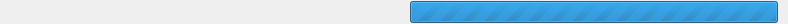
<?xml version="1.0" encoding="UTF-8"?>
<ui version="4.0">
 <class>StatusBarWidget</class>
 <widget class="QWidget" name="StatusBarWidget">
  <property name="geometry">
   <rect>
    <x>0</x>
    <y>0</y>
    <width>788</width>
    <height>24</height>
   </rect>
  </property>
  <property name="sizePolicy">
   <sizepolicy hsizetype="Expanding" vsizetype="Preferred">
    <horstretch>0</horstretch>
    <verstretch>0</verstretch>
   </sizepolicy>
  </property>
  <property name="minimumSize">
   <size>
    <width>0</width>
    <height>24</height>
   </size>
  </property>
  <property name="maximumSize">
   <size>
    <width>16777215</width>
    <height>24</height>
   </size>
  </property>
  <property name="windowTitle">
   <string>Form</string>
  </property>
  <property name="styleSheet">
   <string notr="true">QToolButton{
	background-color:  rgba( 0, 0, 0, 0 );
	border: 1px solid  rgba( 0, 0, 0, 0 );
	margin: 0, 0, 0, 0;
	padding: 0, 0, 0, 0, ;
}
QToolButton:hover{
	background-color: rgba( 0, 0, 0, 30 );
}


 QComboBox {
    /* padding: 1px 1px 1px 1px;
    min-width: 6em;*/
	background-color: rgba( 0,0,0,0 );
	color: black;
 }

 QComboBox:editable {
 }

 QComboBox:!editable, QComboBox::drop-down:editable {
	background-color: qlineargradient(x1: 0, y1: 0, x2: 0, y2: 1,
                                  stop: 0 #E1E1E1, stop: 0.4 #DDDDDD,
                                  stop: 0.5 #D8D8D8, stop: 1.0 #D3D3D3);
 }

 /* QComboBox gets the &quot;on&quot; state when the popup is open */
 QComboBox:!editable:on, QComboBox::drop-down:editable:on {
     background: qlineargradient(x1: 0, y1: 0, x2: 0, y2: 1,
                                 stop: 0 #D3D3D3, stop: 0.4 #D8D8D8,
                                 stop: 0.5 #DDDDDD, stop: 1.0 #E1E1E1);
 }

 QComboBox:on { /* shift the text when the popup opens */
 }

 QComboBox::drop-down {
     subcontrol-origin: padding;
     subcontrol-position: top right;
    /* width: 16px;*/
     border-top-right-radius: 2px;
     border-bottom-right-radius: 2px;
 }

 QComboBox::down-arrow {
     image: url(&quot;:/Images/Arrow.png&quot;);
 }

 QComboBox::down-arrow:on { /* shift the arrow when popup is open */
     top: 0px;
     left: 0px;
 }
QComboBox::icon{
	border: 1px solid rgba( 0, 0, 0, 0 );
}

QWidget#label_values_ {
	background-color: rgba(50, 50, 50, 30 );
	border-radius: 3px;
    border: 1px solid  rgb( 150, 150, 150 );
}

QWidget#actives_{
	background-color: rgba(50, 50, 50, 30 );
	border-radius: 3px;
    border: 1px solid  rgb( 150, 150, 150 );
}

QFrame#line{
	background-color: rgb(150,150,150);
}

</string>
  </property>
  <layout class="QHBoxLayout" name="horizontalLayout_11">
   <property name="leftMargin">
    <number>0</number>
   </property>
   <property name="topMargin">
    <number>0</number>
   </property>
   <property name="rightMargin">
    <number>0</number>
   </property>
   <property name="bottomMargin">
    <number>0</number>
   </property>
   <item>
    <widget class="QWidget" name="log_button_panel" native="true">
     <property name="sizePolicy">
      <sizepolicy hsizetype="Fixed" vsizetype="Fixed">
       <horstretch>0</horstretch>
       <verstretch>0</verstretch>
      </sizepolicy>
     </property>
     <property name="minimumSize">
      <size>
       <width>20</width>
       <height>20</height>
      </size>
     </property>
     <property name="maximumSize">
      <size>
       <width>20</width>
       <height>20</height>
      </size>
     </property>
     <property name="font">
      <font/>
     </property>
     <layout class="QHBoxLayout" name="horizontalLayout_8">
      <property name="spacing">
       <number>0</number>
      </property>
      <property name="leftMargin">
       <number>0</number>
      </property>
      <property name="topMargin">
       <number>0</number>
      </property>
      <property name="rightMargin">
       <number>0</number>
      </property>
      <property name="bottomMargin">
       <number>0</number>
      </property>
      <item>
       <widget class="QToolButton" name="log_button">
        <property name="minimumSize">
         <size>
          <width>20</width>
          <height>20</height>
         </size>
        </property>
        <property name="maximumSize">
         <size>
          <width>20</width>
          <height>20</height>
         </size>
        </property>
        <property name="font">
         <font/>
        </property>
        <property name="toolTip">
         <string>Open/close the message dialog window</string>
        </property>
        <property name="text">
         <string/>
        </property>
        <property name="icon">
         <iconset resource="../Resources/ShapeWorksStudio.qrc">
          <normaloff>:/Studio/Images/log_normal.png</normaloff>:/Studio/Images/log_normal.png</iconset>
        </property>
        <property name="checkable">
         <bool>true</bool>
        </property>
        <property name="checked">
         <bool>false</bool>
        </property>
        <property name="popupMode">
         <enum>QToolButton::DelayedPopup</enum>
        </property>
       </widget>
      </item>
     </layout>
    </widget>
   </item>
   <item>
    <widget class="QWidget" name="message_panel" native="true">
     <property name="sizePolicy">
      <sizepolicy hsizetype="MinimumExpanding" vsizetype="Preferred">
       <horstretch>0</horstretch>
       <verstretch>0</verstretch>
      </sizepolicy>
     </property>
     <property name="minimumSize">
      <size>
       <width>0</width>
       <height>20</height>
      </size>
     </property>
     <property name="maximumSize">
      <size>
       <width>16777215</width>
       <height>20</height>
      </size>
     </property>
     <property name="font">
      <font/>
     </property>
     <layout class="QHBoxLayout" name="horizontalLayout_12">
      <property name="spacing">
       <number>0</number>
      </property>
      <property name="leftMargin">
       <number>4</number>
      </property>
      <property name="topMargin">
       <number>0</number>
      </property>
      <property name="rightMargin">
       <number>4</number>
      </property>
      <property name="bottomMargin">
       <number>0</number>
      </property>
      <item>
       <widget class="QWidget" name="message_widget" native="true">
        <property name="sizePolicy">
         <sizepolicy hsizetype="MinimumExpanding" vsizetype="Preferred">
          <horstretch>0</horstretch>
          <verstretch>0</verstretch>
         </sizepolicy>
        </property>
        <property name="minimumSize">
         <size>
          <width>0</width>
          <height>20</height>
         </size>
        </property>
        <property name="maximumSize">
         <size>
          <width>16777215</width>
          <height>20</height>
         </size>
        </property>
        <layout class="QHBoxLayout" name="horizontalLayout_6">
         <property name="spacing">
          <number>0</number>
         </property>
         <property name="leftMargin">
          <number>0</number>
         </property>
         <property name="topMargin">
          <number>0</number>
         </property>
         <property name="rightMargin">
          <number>0</number>
         </property>
         <property name="bottomMargin">
          <number>0</number>
         </property>
         <item>
          <widget class="QLabel" name="message">
           <property name="sizePolicy">
            <sizepolicy hsizetype="MinimumExpanding" vsizetype="Preferred">
             <horstretch>1</horstretch>
             <verstretch>0</verstretch>
            </sizepolicy>
           </property>
           <property name="minimumSize">
            <size>
             <width>0</width>
             <height>20</height>
            </size>
           </property>
           <property name="maximumSize">
            <size>
             <width>16777215</width>
             <height>20</height>
            </size>
           </property>
           <property name="text">
            <string/>
           </property>
          </widget>
         </item>
        </layout>
       </widget>
      </item>
     </layout>
    </widget>
   </item>
   <item>
    <widget class="QWidget" name="progress_bar_panel" native="true">
     <property name="minimumSize">
      <size>
       <width>20</width>
       <height>20</height>
      </size>
     </property>
     <layout class="QHBoxLayout" name="horizontalLayout_13">
      <property name="spacing">
       <number>0</number>
      </property>
      <property name="leftMargin">
       <number>0</number>
      </property>
      <property name="topMargin">
       <number>0</number>
      </property>
      <property name="rightMargin">
       <number>0</number>
      </property>
      <property name="bottomMargin">
       <number>0</number>
      </property>
      <item>
       <widget class="QProgressBar" name="progress_bar">
        <property name="sizePolicy">
         <sizepolicy hsizetype="MinimumExpanding" vsizetype="Fixed">
          <horstretch>0</horstretch>
          <verstretch>0</verstretch>
         </sizepolicy>
        </property>
        <property name="maximum">
         <number>0</number>
        </property>
        <property name="value">
         <number>-1</number>
        </property>
        <property name="textVisible">
         <bool>false</bool>
        </property>
       </widget>
      </item>
      <item>
       <spacer name="horizontalSpacer">
        <property name="orientation">
         <enum>Qt::Horizontal</enum>
        </property>
        <property name="sizeType">
         <enum>QSizePolicy::Fixed</enum>
        </property>
        <property name="sizeHint" stdset="0">
         <size>
          <width>10</width>
          <height>20</height>
         </size>
        </property>
       </spacer>
      </item>
     </layout>
    </widget>
   </item>
  </layout>
 </widget>
 <resources>
  <include location="../Resources/ShapeWorksStudio.qrc"/>
 </resources>
 <connections/>
</ui>
